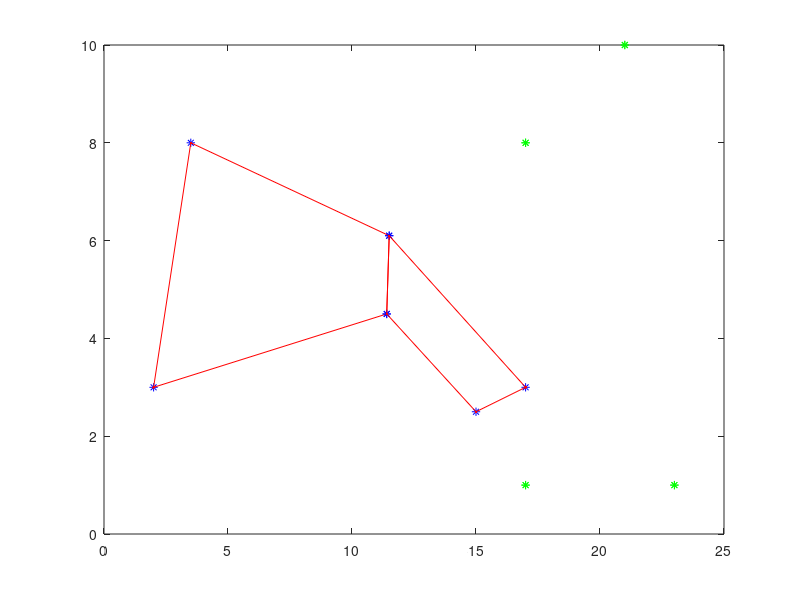

Recreate this plot in MATLAB. (Note: this script raises an error after producing the figure.)
clear all
close all

y1 = [2 3;3.5 8;11.5 6.1;11.4 4.5]';
y2 = [11.4 4.5;11.5 6.1;17 3;15 2.5]';
L = [12 8;12 1;16 10;18 1]'+[5;0];

Y(1).y = y1;
Y(2).y = y2;
M = struct([]);
flag_plot = 1;

if flag_plot
    
    for t = 1:2
        y = Y(t).y;
        for i=1:size(y,2)
            plot(y(1,i),y(2,i),'b*')
            hold on
        end
        
        for i=1:size(L,2)
            plot(L(1,i),L(2,i),'g*')
            hold on
        end
        
        plot( y(1,:), y(2,:), '.-r');
        hold on
        plot( [y(1,end) y(1,1)],[y(2,end) y(2,1)], '.-r');
    end
end

for i=1:2
    y = Y(i).y;
    p = (y(:,2)+y(:,4))/2;
    [A,b] = convexSet(y);
    [Ax,bx] = LPSet(A,b,p);
    Ah = -Ax;
    bh = bx;
    Ah(3,:)=[];
    bh(3)=[];
    exitDir =  -Ax(3,:)';
    % exitDir = exitDir/norm(exitDir);
    
    % xe = intersectionTwoLines(A(2,1),b(2),A(4,1),b(4));
    xe = (y(:,3)+y(:,4))/2;
    
    M(i).Ax = Ax;
    M(i).bx = bx;
    M(i).Ah = Ah;
    M(i).bh = bh;
    M(i).xe = xe;
    M(i).z = exitDir;
end

epsilon = 0.7;
E = [0;0];

Cb = 1;
Cl = 0.5;

xc1 = [11.4;4.5];
xc2 = [11.5;6.1];

K = optFirstorderU_newCost(Cb,Cl,L,M,xc1,xc2);
% display(K)
% display(k_added)
figure(1)
for i=1:2
    k = K(i).K;
    k_added = K(i).added;
    Ax = M(i).Ax;
    bx = M(i).bx;
    xe = M(i).xe;
    plot_controllers(Ax,bx,k,k_added,L,epsilon,0,E)
    plot(xe(1),xe(2),'c*')
    hold on;
    grid on
    
end

